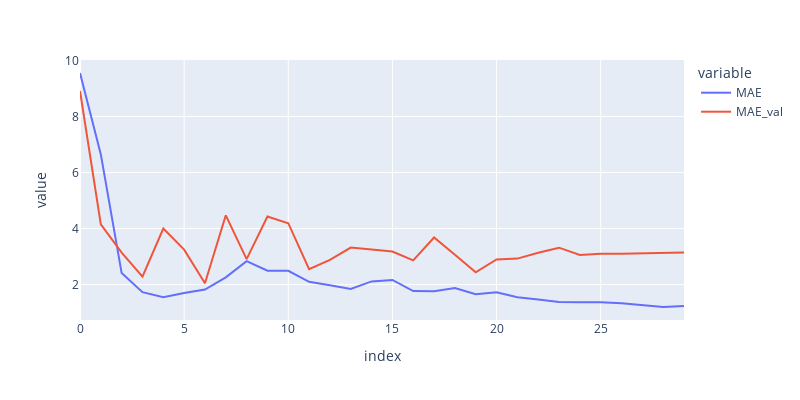

The notebook cell this image was saved under:
### Code cell
px.line(best_metrics, y=["MAE","MAE_val"],width=800,height=400)

### Figure 1 — Plotly figure (JSON) as saved in the notebook; plotly's stock layout.template omitted (floating-point values rounded to 4 significant figures)
{"data": [{"hovertemplate": "variable=MAE<br>index=%{x}<br>value=%{y}<extra></extra>", "legendgroup": "MAE", "line": {"color": "#636efa", "dash": "solid"}, "marker": {"symbol": "circle"}, "mode": "lines", "name": "MAE", "orientation": "v", "showlegend": true, "type": "scatter", "x": [0, 1, 2, 3, 4, 5, 6, 7, 8, 9, 10, 11, 12, 13, 14, 15, 16, 17, 18, 19, 20, 21, 22, 23, 24, 25, 26, 27, 28, 29], "xaxis": "x", "y": [9.549, 6.643, 2.41, 1.729, 1.546, 1.699, 1.823, 2.259, 2.838, 2.495, 2.491, 2.1, 1.974, 1.84, 2.113, 2.166, 1.767, 1.765, 1.878, 1.659, 1.723, 1.545, 1.47, 1.377, 1.371, 1.37, 1.33, 1.255, 1.2, 1.24], "yaxis": "y"}, {"hovertemplate": "variable=MAE_val<br>index=%{x}<br>value=%{y}<extra></extra>", "legendgroup": "MAE_val", "line": {"color": "#EF553B", "dash": "solid"}, "marker": {"symbol": "circle"}, "mode": "lines", "name": "MAE_val", "orientation": "v", "showlegend": true, "type": "scatter", "x": [0, 1, 2, 3, 4, 5, 6, 7, 8, 9, 10, 11, 12, 13, 14, 15, 16, 17, 18, 19, 20, 21, 22, 23, 24, 25, 26, 27, 28, 29], "xaxis": "x", "y": [8.907, 4.145, 3.142, 2.285, 4.0, 3.247, 2.047, 4.471, 2.907, 4.429, 4.19, 2.548, 2.882, 3.321, 3.252, 3.182, 2.863, 3.68, 3.062, 2.44, 2.897, 2.927, 3.138, 3.317, 3.057, 3.1, 3.1, 3.121, 3.139, 3.143], "yaxis": "y"}], "layout": {"height": 400, "legend": {"title": {"text": "variable"}, "tracegroupgap": 0}, "margin": {"t": 60}, "width": 800, "xaxis": {"anchor": "y", "domain": [0, 1], "title": {"text": "index"}}, "yaxis": {"anchor": "x", "domain": [0, 1], "title": {"text": "value"}}}}
